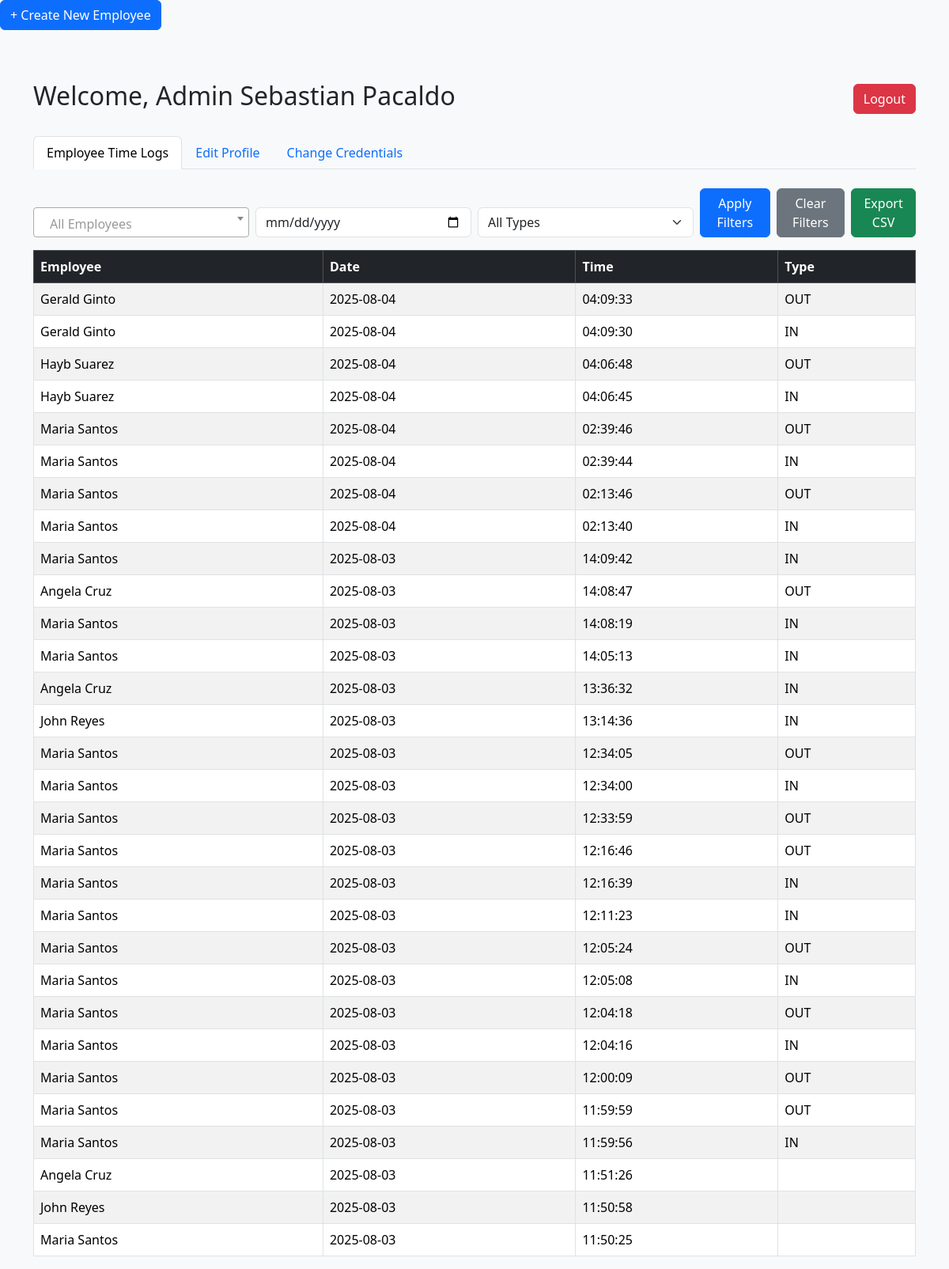
/admin.php (signed in), run on the app's committed database.
### tables this page shows
CREATE TABLE `users` (
  `id` int(11) NOT NULL,
  `username` varchar(50) NOT NULL,
  `first_name` varchar(100) DEFAULT NULL,
  `last_name` varchar(100) DEFAULT NULL,
  `position` varchar(100) DEFAULT NULL,
  `password` varchar(255) NOT NULL,
  `role` enum('admin','employee') NOT NULL
);

CREATE TABLE `timelogs` (
  `id` int(11) NOT NULL,
  `employee_id` int(11) NOT NULL,
  `log_date` date NOT NULL,
  `log_time` time NOT NULL,
  `type` enum('IN','OUT') NOT NULL
);

### admin.php (the view, shortened to what this page needs)
<?php
require 'db.php';
$stmt = $pdo->prepare("SELECT * FROM users WHERE id = ?");
$stmt->execute([$_SESSION['user_id']]);
$admin = $stmt->fetch(PDO::FETCH_ASSOC);
$admin_name = $admin ? $admin['first_name'] . ' ' . $admin['last_name'] : 'Admin';
$filter_employee = $_GET['employee'] ?? '';
$filter_date = $_GET['date'] ?? '';
$filter_type = $_GET['type'] ?? '';
$query = "SELECT t.*, u.first_name, u.last_name
          FROM timelogs t
          JOIN users u ON t.employee_id = u.id
          WHERE 1=1";
$params = [];
$query .= " ORDER BY t.log_date DESC, t.log_time DESC";
$stmt = $pdo->prepare($query);
$stmt->execute($params);
$logs = $stmt->fetchAll(PDO::FETCH_ASSOC);
?>
<!DOCTYPE html>
<html>
<head>
<link href="https://cdn.jsdelivr.net/npm/bootstrap@5.3.3/dist/css/bootstrap.min.css" rel="stylesheet">
<link href="https://cdn.jsdelivr.net/npm/select2@4.1.0-rc.0/dist/css/select2.min.css" rel="stylesheet" />
</head>
<body class="bg-light">
<a href="create_employee.php" class="btn btn-primary mb-3">+ Create New Employee</a>
<div class="container mt-5">
    <div class="mb-4 d-flex justify-content-between align-items-center">
        <h2>Welcome, Admin <?php echo htmlspecialchars($admin_name); ?></h2>
        <a href="logout.php" class="btn btn-danger">Logout</a>
    </div>
    <ul class="nav nav-tabs mb-4" id="adminTabs" role="tablist">
        <li class="nav-item">
            <a class="nav-link active" id="logs-tab" data-bs-toggle="tab" href="#logs" role="tab">Employee Time Logs</a>
        </li>
        <li class="nav-item">
            <a class="nav-link" id="edit-tab" data-bs-toggle="tab" href="#edit" role="tab">Edit Profile</a>
        </li>
        <li class="nav-item">
            <a class="nav-link" id="creds-tab" data-bs-toggle="tab" href="#creds" role="tab">Change Credentials</a>
        </li>
    </ul>
    <div class="tab-content">
        <div class="tab-pane fade show active" id="logs" role="tabpanel">
          <form method="GET" class="row g-2 mb-3 align-items-end">
                <div class="col-md-3">
                </div>
                <div class="col-md-3">
                    <input type="date" name="date" class="form-control" value="<?= htmlspecialchars($filter_date) ?>">
                </div>
                <div class="col-md-3">
                    <select name="type" class="form-select">
                        <option value="">All Types</option>
                    </select>
                </div>
                <div class="col-md-3 d-flex gap-2">
                    <button type="submit" class="btn btn-primary">Apply Filters</button>
                    <a href="admin.php" class="btn btn-secondary">Clear Filters</a>
                    <a href="?export=csv<?= ($filter_employee ? '&employee=' . $filter_employee : '') ?><?= ($filter_date ? '&date=' . $filter_date : '') ?><?= ($filter_type ? '&type=' . $filter_type : '') ?>" class="btn btn-success">Export CSV</a>
                </div>
            </form>
            <table class="table table-bordered table-striped">
                <thead class="table-dark">
                    <tr>
                        <th>Employee</th>
                        <th>Date</th>
                        <th>Time</th>
                        <th>Type</th>
                    </tr>
                </thead>
                <tbody>
                    <?php if ($logs): ?>
                        <?php foreach ($logs as $log): ?>
                            <tr>
                                <td><?= htmlspecialchars($log['first_name'] . ' ' . $log['last_name']) ?></td>
                                <td><?= htmlspecialchars($log['log_date']) ?></td>
                                <td><?= htmlspecialchars($log['log_time']) ?></td>
                                <td><?= htmlspecialchars(ucfirst($log['type'])) ?></td>
                            </tr>
                        <?php endforeach; ?>
                    <?php else: ?>
                        <tr><td colspan="4" class="text-center">No logs found.</td></tr>
                    <?php endif; ?>
                </tbody>
            </table>
        </div>
    </div>
</div>
</body>
</html>

### data on the page
users: admin_name "Sebastian Pacaldo"
timelogs: users.first_name+last_name "Gerald Ginto", log_date "2025-08-04", log_time "04:09:33", type "OUT"
timelogs: users.first_name+last_name "Gerald Ginto", log_date "2025-08-04", log_time "04:09:30", type "IN"
timelogs: users.first_name+last_name "Hayb Suarez", log_date "2025-08-04", log_time "04:06:48", type "OUT"
timelogs: users.first_name+last_name "Hayb Suarez", log_date "2025-08-04", log_time "04:06:45", type "IN"
timelogs: users.first_name+last_name "Maria Santos", log_date "2025-08-04", log_time "02:39:46", type "OUT"
timelogs: users.first_name+last_name "Maria Santos", log_date "2025-08-04", log_time "02:39:44", type "IN"
timelogs: users.first_name+last_name "Maria Santos", log_date "2025-08-04", log_time "02:13:46", type "OUT"
timelogs: users.first_name+last_name "Maria Santos", log_date "2025-08-04", log_time "02:13:40", type "IN"
timelogs: users.first_name+last_name "Maria Santos", log_date "2025-08-03", log_time "14:09:42", type "IN"
timelogs: users.first_name+last_name "Angela Cruz", log_date "2025-08-03", log_time "14:08:47", type "OUT"
timelogs: users.first_name+last_name "Maria Santos", log_date "2025-08-03", log_time "14:08:19", type "IN"
timelogs: users.first_name+last_name "Maria Santos", log_date "2025-08-03", log_time "14:05:13", type "IN"
timelogs: users.first_name+last_name "Angela Cruz", log_date "2025-08-03", log_time "13:36:32", type "IN"
timelogs: users.first_name+last_name "John Reyes", log_date "2025-08-03", log_time "13:14:36", type "IN"
timelogs: users.first_name+last_name "Maria Santos", log_date "2025-08-03", log_time "12:34:05", type "OUT"
timelogs: users.first_name+last_name "Maria Santos", log_date "2025-08-03", log_time "12:34:00", type "IN"
timelogs: users.first_name+last_name "Maria Santos", log_date "2025-08-03", log_time "12:33:59", type "OUT"
timelogs: users.first_name+last_name "Maria Santos", log_date "2025-08-03", log_time "12:16:46", type "OUT"
timelogs: users.first_name+last_name "Maria Santos", log_date "2025-08-03", log_time "12:16:39", type "IN"
timelogs: users.first_name+last_name "Maria Santos", log_date "2025-08-03", log_time "12:11:23", type "IN"
timelogs: users.first_name+last_name "Maria Santos", log_date "2025-08-03", log_time "12:05:24", type "OUT"
timelogs: users.first_name+last_name "Maria Santos", log_date "2025-08-03", log_time "12:05:08", type "IN"
timelogs: users.first_name+last_name "Maria Santos", log_date "2025-08-03", log_time "12:04:18", type "OUT"
timelogs: users.first_name+last_name "Maria Santos", log_date "2025-08-03", log_time "12:04:16", type "IN"
timelogs: users.first_name+last_name "Maria Santos", log_date "2025-08-03", log_time "12:00:09", type "OUT"
timelogs: users.first_name+last_name "Maria Santos", log_date "2025-08-03", log_time "11:59:59", type "OUT"
timelogs: users.first_name+last_name "Maria Santos", log_date "2025-08-03", log_time "11:59:56", type "IN"
timelogs: users.first_name+last_name "Angela Cruz", log_date "2025-08-03", log_time "11:51:26"
timelogs: users.first_name+last_name "John Reyes", log_date "2025-08-03", log_time "11:50:58"
timelogs: users.first_name+last_name "Maria Santos", log_date "2025-08-03", log_time "11:50:25"
